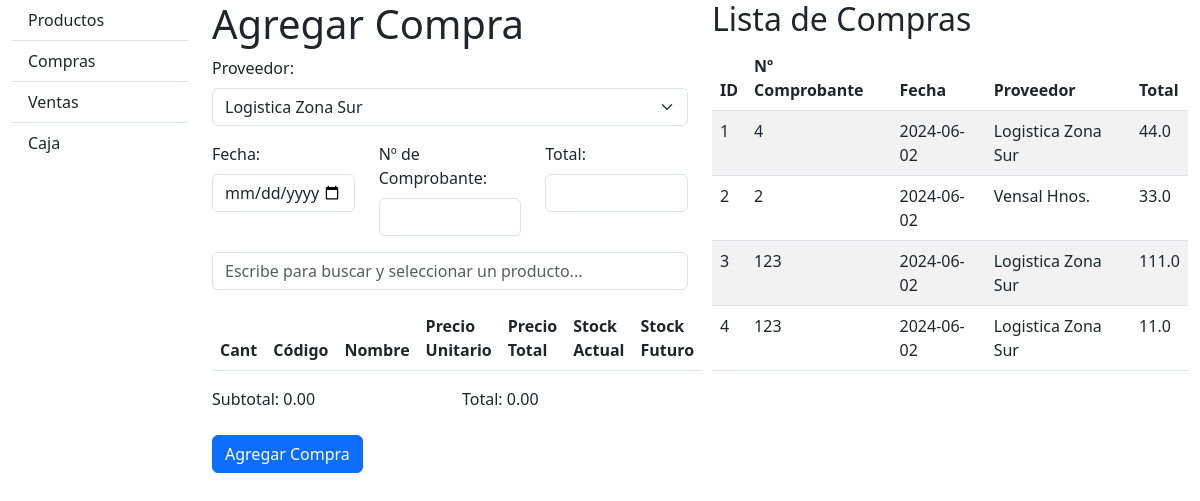
The app's page /compras, older data.
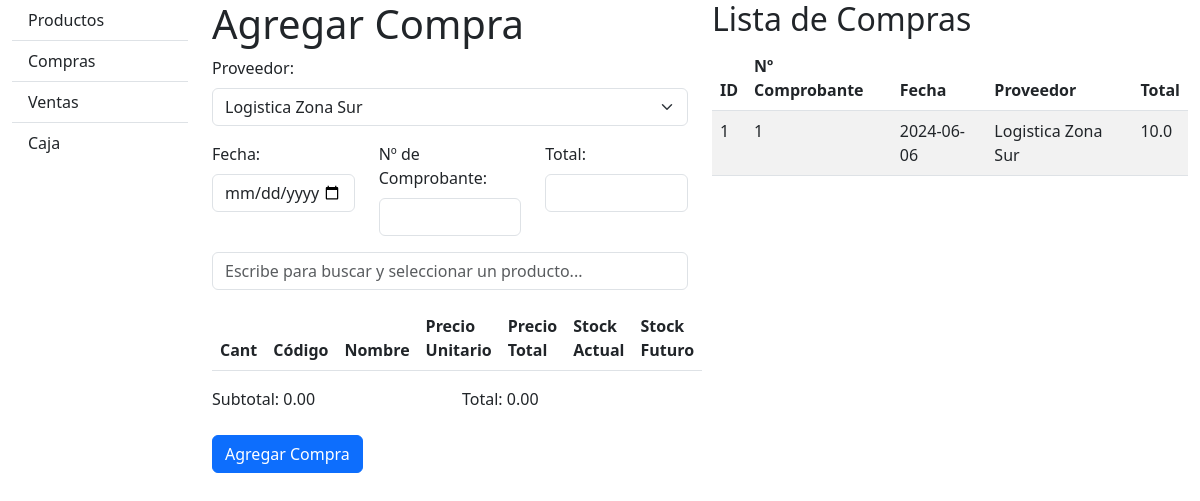
The same page, newer data.
### database_setup.py (models this page shows)
class Compra(Base):
    __tablename__ = 'Compra'
    id = Column(Integer, primary_key=True, autoincrement=True)
    fecha = Column(Date, nullable=False)
    numero_comprobante = Column(String, nullable=False)
    total = Column(Float, nullable=False)
    idproveedor = Column(Integer, ForeignKey('Proveedor.id'))
    proveedor = relationship('Proveedor', back_populates='compras')
    detalles = relationship('DetalleCompra', back_populates='compra', cascade='all, delete-orphan')

class Proveedor(Base):
    __tablename__ = 'Proveedor'
    id = Column(Integer, primary_key=True, autoincrement=True)
    nombre = Column(String, nullable=False)
    cuit = Column(String, nullable=True)
    compras = relationship('Compra', back_populates='proveedor')

### compras.py (the view)
@compras_bp.route('/compras')
def mostrar_compras():
    compras = session.query(Compra).all()
    proveedores = session.query(Proveedor).all()
    productos = session.query(Producto).all()
    return render_template('compras.html', compras=compras, proveedores=proveedores, productos=productos)

### templates/compras.html (shortened to what this page needs)
<!DOCTYPE html>
<html lang="en">
<head>
    <link href="https://cdn.jsdelivr.net/npm/bootstrap@5.3.0/dist/css/bootstrap.min.css" rel="stylesheet">
</head>
<body>
    <div class="container-fluid">
        <div class="row">
            <div class="col-md-2">
                {% include 'navbar.html' %}
            </div>
            <div class="col-md-5">
                <h1>Agregar Compra</h1>
                <form action="/compras/agregar" method="post" id="compraForm">
                    <div class="mb-3">
                        <label for="idproveedor" class="form-label">Proveedor:</label>
                        <select class="form-select" id="idproveedor" name="idproveedor" required>
                            {% for proveedor in proveedores %}
                                <option value="{{ proveedor.id }}">{{ proveedor.nombre }}</option>
                            {% endfor %}
                        </select>
                    </div>
                    <div class="row mb-3">
                        <div class="col-md-4">
                            <label for="fecha" class="form-label">Fecha:</label>
                            <input type="date" class="form-control" id="fecha" name="fecha" required>
                        </div>
                        <div class="col-md-4">
                            <label for="numero_comprobante" class="form-label">Nº de Comprobante:</label>
                            <input type="text" class="form-control" id="numero_comprobante" name="numero_comprobante" required>
                        </div>
                        <div class="col-md-4">
                            <label for="total" class="form-label">Total:</label>
                            <input type="number" class="form-control" id="total" name="total">
                        </div>
                    </div>
                    <div class="mb-3">
                        <input type="text" class="form-control" id="buscar_producto" placeholder="Escribe para buscar y seleccionar un producto...">
                    </div>
                    <table class="table table-striped" id="itemsTable">
                        <thead>
                            <tr>
                                <th>Cant</th>
                                <th>Código</th>
                                <th>Nombre</th>
                                <th>Precio Unitario</th>
                                <th>Precio Total</th>
                                <th>Stock Actual</th>
                                <th>Stock Futuro</th>
                            </tr>
                        </thead>
                    </table>
                    <div class="row mb-3">
                        <div class="col-md-6">
                            <label for="subtotal" class="form-label">Subtotal:</label>
                            <span id="subtotal">0.00</span>
                        </div>
                        <div class="col-md-6">
                            <label for="totalFactura" class="form-label">Total:</label>
                            <span id="totalFactura">0.00</span>
                        </div>
                    </div>
                    <button type="submit" class="btn btn-primary">Agregar Compra</button>
                </form>
            </div>
            <div class="col-md-5">
                <h2>Lista de Compras</h2>
                <table class="table table-striped">
                    <thead id="tablaEncabezado">
                        <tr>
                            <th>ID</th>
                            <th>Nº Comprobante</th>
                            <th>Fecha</th>
                            <th>Proveedor</th>
                            <th>Total</th>
                        </tr>
                    </thead>
                    <tbody>
                        {% for compra in compras %}
                            <tr>
                                <td>{{ compra.id }}</td>
                                <td>{{ compra.numero_comprobante }}</td>
                                <td>{{ compra.fecha }}</td>
                                <td>{{ compra.proveedor.nombre }}</td>
                                <td>{{ compra.total }}</td>
                            </tr>
                        {% endfor %}
                    </tbody>
                </table>
            </div>
        </div>
    </div>
</body>
</html>

### templates/navbar.html
<nav id="sidebar" class="bg-light">
    <div class="list-group list-group-flush">
        <a href="/productos" class="list-group-item list-group-item-action">Productos</a>
        <a href="/compras" class="list-group-item list-group-item-action">Compras</a>
        <a href="/ventas" class="list-group-item list-group-item-action">Ventas</a>
        <a href="#" class="list-group-item list-group-item-action">Caja</a>
    </div>
</nav>

Row changes from the older to the newer data that the page shows:
removed Compra: id "2", numero_comprobante "2", fecha "2024-06-02", proveedor.nombre "Vensal Hnos.", total "33.0"
removed Compra: id "3", numero_comprobante "123", fecha "2024-06-02", proveedor.nombre "Logistica Zona Sur", total "111.0"
removed Compra: id "4", numero_comprobante "123", fecha "2024-06-02", proveedor.nombre "Logistica Zona Sur", total "11.0"
changed Compra "Logistica Zona Sur": numero_comprobante "4" → "1"; fecha "2024-06-02" → "2024-06-06"; total "44.0" → "10.0"
